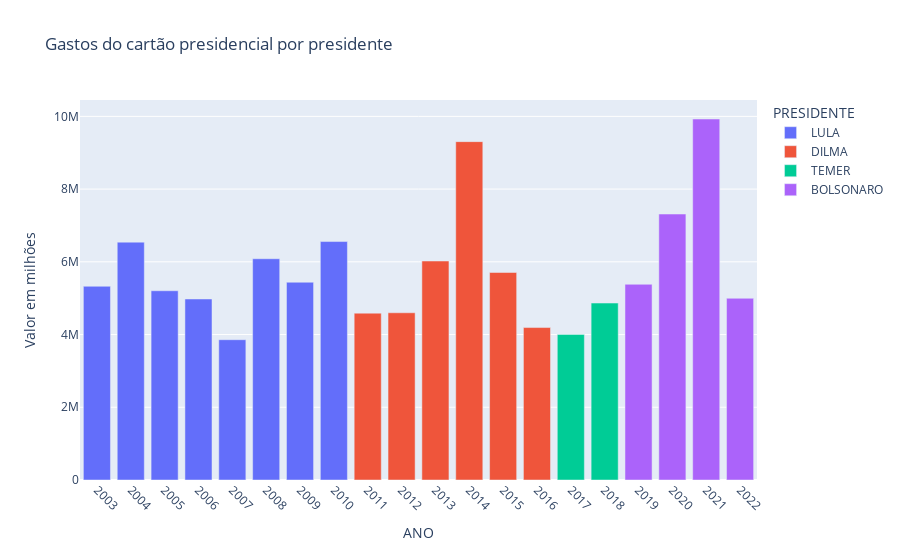

Write notebook code for a chart like this one.
### Code cell
fig = px.bar(gastos_presidente, x='ANO', y="VALOR_NUM", color='PRES',
             title="Gastos do cartão presidencial por presidente",
             labels={"VALOR_NUM": "Valor em milhões", 'PRES': "PRESIDENTE"})

fig = fig.update_xaxes(tickangle=45, tickvals=gastos_presidente['ANO'][::])
fig.show()

### Figure 1 — Plotly figure (JSON) as saved in the notebook; plotly's stock layout.template omitted (floating-point values rounded to 4 significant figures)
{"data": [{"alignmentgroup": "True", "hovertemplate": "PRESIDENTE=LULA<br>ANO=%{x}<br>Valor em milhões=%{y}<extra></extra>", "legendgroup": "LULA", "marker": {"color": "#636efa", "pattern": {"shape": ""}}, "name": "LULA", "offsetgroup": "LULA", "orientation": "v", "showlegend": true, "textposition": "auto", "type": "bar", "x": [2003, 2004, 2005, 2006, 2007, 2008, 2009, 2010], "xaxis": "x", "y": [5328000.0, 6541000.0, 5204000.0, 4978000.0, 3858000.0, 6085000.0, 5439000.0, 6557000.0], "yaxis": "y"}, {"alignmentgroup": "True", "hovertemplate": "PRESIDENTE=DILMA<br>ANO=%{x}<br>Valor em milhões=%{y}<extra></extra>", "legendgroup": "DILMA", "marker": {"color": "#EF553B", "pattern": {"shape": ""}}, "name": "DILMA", "offsetgroup": "DILMA", "orientation": "v", "showlegend": true, "textposition": "auto", "type": "bar", "x": [2011, 2012, 2013, 2014, 2015, 2016], "xaxis": "x", "y": [4588000.0, 4599000.0, 6022000.0, 9305000.0, 5707000.0, 4192000.0], "yaxis": "y"}, {"alignmentgroup": "True", "hovertemplate": "PRESIDENTE=TEMER<br>ANO=%{x}<br>Valor em milhões=%{y}<extra></extra>", "legendgroup": "TEMER", "marker": {"color": "#00cc96", "pattern": {"shape": ""}}, "name": "TEMER", "offsetgroup": "TEMER", "orientation": "v", "showlegend": true, "textposition": "auto", "type": "bar", "x": [2017, 2018], "xaxis": "x", "y": [4004000.0, 4866000.0], "yaxis": "y"}, {"alignmentgroup": "True", "hovertemplate": "PRESIDENTE=BOLSONARO<br>ANO=%{x}<br>Valor em milhões=%{y}<extra></extra>", "legendgroup": "BOLSONARO", "marker": {"color": "#ab63fa", "pattern": {"shape": ""}}, "name": "BOLSONARO", "offsetgroup": "BOLSONARO", "orientation": "v", "showlegend": true, "textposition": "auto", "type": "bar", "x": [2019, 2020, 2021, 2022], "xaxis": "x", "y": [5382000.0, 7314000.0, 9928000.0, 4997000.0], "yaxis": "y"}], "layout": {"barmode": "relative", "legend": {"title": {"text": "PRESIDENTE"}, "tracegroupgap": 0}, "title": {"text": "Gastos do cartão presidencial por presidente"}, "xaxis": {"anchor": "y", "domain": [0, 1], "tickangle": 45, "tickvals": [2003, 2004, 2005, 2006, 2007, 2008, 2009, 2010, 2011, 2012, 2013, 2014, 2015, 2016, 2017, 2018, 2019, 2020, 2021, 2022], "title": {"text": "ANO"}}, "yaxis": {"anchor": "x", "domain": [0, 1], "title": {"text": "Valor em milhões"}}}}
